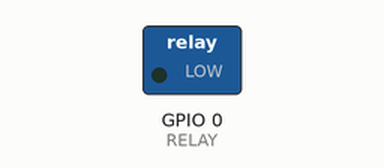
The sketch below on a simulated ESP8266 (NodeMCU). Shown: switched loads named in the sketch (green lamp = pin HIGH). WiFi joins after 1.5 s; servers stay silent unless stated; network time is answered at once with the bench clock; the local clock reads 2024-03-15 10:24:30 at power-on unless the sketch sets it; what the sketch prints to the serial monitor is not drawn.

Above: at 0.1 s.
At 3.6 s:
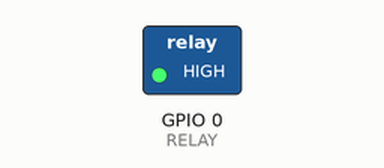
Timing chart, 0 to 5.1 s (numbered marks = the images above):
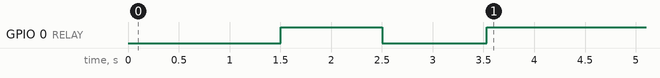

Measured:
- by itself, GPIO 0 (RELAY): HIGH → LOW at 2.5 s, → HIGH 1.0 s later

The sketch:

Relay_Lava_Lamp.ino
```cpp
#include <NTPClient.h>
#include <ESP8266WiFi.h>
#include <WiFiUdp.h>

const char* ssid = "SSID";
const char* password = "password";
const long utcOffsetInSeconds = -18000;

#define RELAY 0 //Relay connected to GPIO0
#define ON 0 //Relay output is inverted
#define OFF 1
#define BUTTON 2
#define Morning 3
#define Evening 19

WiFiUDP ntpUDP;
NTPClient timeClient(ntpUDP, "pool.ntp.org", utcOffsetInSeconds);

void setup()
{
  Serial.begin(115200);

  pinMode(RELAY,OUTPUT);
  pinMode(BUTTON,INPUT);
  digitalWrite(RELAY, ON);

  // Connect to WiFi network
  Serial.println();
  Serial.println();
  Serial.print("Connecting to ");
  Serial.println(ssid);

  WiFi.begin(ssid, password);

  while (WiFi.status() != WL_CONNECTED)
  {
    delay(500);
    Serial.print(".");
  }
  Serial.println("");
  Serial.println("WiFi connected");
  timeClient.begin();

  digitalWrite(RELAY, OFF);
  delay(1000);
  digitalWrite(RELAY, ON);
  delay(1000);
}

void loop()
{

timeClient.update();
//Serial.println(timeClient.getFormattedTime());

if (timeClient.getHours() >= Morning && timeClient.getHours() < Evening) {
  digitalWrite(RELAY, OFF);
  Serial.println("Relay Off");
}

if (timeClient.getHours() >= Evening || timeClient.getHours() < Morning) {
  digitalWrite(RELAY, ON);
  Serial.println("Relay On");
}
delay(300000);
}
```
